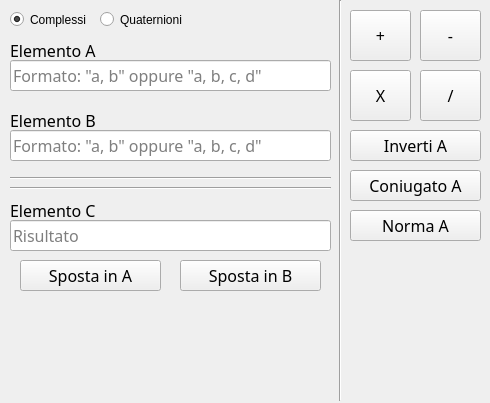
<?xml version="1.0" encoding="UTF-8"?>
<ui version="4.0">
 <class>NumbersCalculator</class>
 <widget class="QWidget" name="NumbersCalculator">
  <property name="geometry">
   <rect>
    <x>0</x>
    <y>0</y>
    <width>490</width>
    <height>403</height>
   </rect>
  </property>
  <property name="windowTitle">
   <string>Form</string>
  </property>
  <widget class="QLabel" name="labelElementA">
   <property name="geometry">
    <rect>
     <x>10</x>
     <y>40</y>
     <width>321</width>
     <height>21</height>
    </rect>
   </property>
   <property name="font">
    <font>
     <family>Microsoft JhengHei Light</family>
     <pointsize>12</pointsize>
    </font>
   </property>
   <property name="text">
    <string>Elemento A</string>
   </property>
  </widget>
  <widget class="QLineEdit" name="lineEditElementA">
   <property name="geometry">
    <rect>
     <x>10</x>
     <y>60</y>
     <width>321</width>
     <height>31</height>
    </rect>
   </property>
   <property name="font">
    <font>
     <family>Microsoft JhengHei Light</family>
     <pointsize>12</pointsize>
    </font>
   </property>
   <property name="placeholderText">
    <string>Formato: &quot;a, b&quot; oppure &quot;a, b, c, d&quot;</string>
   </property>
  </widget>
  <widget class="Line" name="line">
   <property name="geometry">
    <rect>
     <x>330</x>
     <y>0</y>
     <width>20</width>
     <height>401</height>
    </rect>
   </property>
   <property name="font">
    <font>
     <family>Microsoft JhengHei Light</family>
     <pointsize>12</pointsize>
    </font>
   </property>
   <property name="orientation">
    <enum>Qt::Vertical</enum>
   </property>
  </widget>
  <widget class="QLineEdit" name="lineEditElementB">
   <property name="geometry">
    <rect>
     <x>10</x>
     <y>130</y>
     <width>321</width>
     <height>31</height>
    </rect>
   </property>
   <property name="font">
    <font>
     <family>Microsoft JhengHei Light</family>
     <pointsize>12</pointsize>
    </font>
   </property>
   <property name="placeholderText">
    <string>Formato: &quot;a, b&quot; oppure &quot;a, b, c, d&quot;</string>
   </property>
  </widget>
  <widget class="QLabel" name="labelElementB">
   <property name="geometry">
    <rect>
     <x>10</x>
     <y>110</y>
     <width>321</width>
     <height>21</height>
    </rect>
   </property>
   <property name="font">
    <font>
     <family>Microsoft JhengHei Light</family>
     <pointsize>12</pointsize>
    </font>
   </property>
   <property name="text">
    <string>Elemento B</string>
   </property>
  </widget>
  <widget class="QLineEdit" name="lineEditElementC">
   <property name="enabled">
    <bool>true</bool>
   </property>
   <property name="geometry">
    <rect>
     <x>10</x>
     <y>220</y>
     <width>321</width>
     <height>31</height>
    </rect>
   </property>
   <property name="font">
    <font>
     <family>Microsoft JhengHei Light</family>
     <pointsize>12</pointsize>
    </font>
   </property>
   <property name="readOnly">
    <bool>true</bool>
   </property>
   <property name="placeholderText">
    <string>Risultato</string>
   </property>
  </widget>
  <widget class="QLabel" name="labelElementC">
   <property name="geometry">
    <rect>
     <x>10</x>
     <y>200</y>
     <width>321</width>
     <height>21</height>
    </rect>
   </property>
   <property name="font">
    <font>
     <family>Microsoft JhengHei Light</family>
     <pointsize>12</pointsize>
    </font>
   </property>
   <property name="text">
    <string>Elemento C</string>
   </property>
  </widget>
  <widget class="QPushButton" name="btnSomma">
   <property name="geometry">
    <rect>
     <x>350</x>
     <y>10</y>
     <width>61</width>
     <height>51</height>
    </rect>
   </property>
   <property name="font">
    <font>
     <family>Microsoft JhengHei Light</family>
     <pointsize>12</pointsize>
    </font>
   </property>
   <property name="text">
    <string>+</string>
   </property>
  </widget>
  <widget class="Line" name="line_2">
   <property name="geometry">
    <rect>
     <x>10</x>
     <y>170</y>
     <width>321</width>
     <height>16</height>
    </rect>
   </property>
   <property name="font">
    <font>
     <family>Microsoft JhengHei Light</family>
     <pointsize>12</pointsize>
    </font>
   </property>
   <property name="orientation">
    <enum>Qt::Horizontal</enum>
   </property>
  </widget>
  <widget class="Line" name="line_3">
   <property name="geometry">
    <rect>
     <x>10</x>
     <y>180</y>
     <width>321</width>
     <height>16</height>
    </rect>
   </property>
   <property name="font">
    <font>
     <family>Microsoft JhengHei Light</family>
     <pointsize>12</pointsize>
    </font>
   </property>
   <property name="orientation">
    <enum>Qt::Horizontal</enum>
   </property>
  </widget>
  <widget class="QPushButton" name="btnSottrazione">
   <property name="geometry">
    <rect>
     <x>420</x>
     <y>10</y>
     <width>61</width>
     <height>51</height>
    </rect>
   </property>
   <property name="font">
    <font>
     <family>Microsoft JhengHei Light</family>
     <pointsize>12</pointsize>
    </font>
   </property>
   <property name="text">
    <string>-</string>
   </property>
  </widget>
  <widget class="QPushButton" name="btnDivisione">
   <property name="geometry">
    <rect>
     <x>420</x>
     <y>70</y>
     <width>61</width>
     <height>51</height>
    </rect>
   </property>
   <property name="font">
    <font>
     <family>Microsoft JhengHei Light</family>
     <pointsize>12</pointsize>
    </font>
   </property>
   <property name="text">
    <string>/</string>
   </property>
  </widget>
  <widget class="QPushButton" name="btnMoltiplicazione">
   <property name="geometry">
    <rect>
     <x>350</x>
     <y>70</y>
     <width>61</width>
     <height>51</height>
    </rect>
   </property>
   <property name="font">
    <font>
     <family>Microsoft JhengHei Light</family>
     <pointsize>12</pointsize>
    </font>
   </property>
   <property name="text">
    <string>X</string>
   </property>
  </widget>
  <widget class="QPushButton" name="btnInverso">
   <property name="geometry">
    <rect>
     <x>350</x>
     <y>130</y>
     <width>131</width>
     <height>31</height>
    </rect>
   </property>
   <property name="font">
    <font>
     <family>Microsoft JhengHei Light</family>
     <pointsize>12</pointsize>
    </font>
   </property>
   <property name="text">
    <string>Inverti A</string>
   </property>
  </widget>
  <widget class="QPushButton" name="btnConiugato">
   <property name="geometry">
    <rect>
     <x>350</x>
     <y>170</y>
     <width>131</width>
     <height>31</height>
    </rect>
   </property>
   <property name="font">
    <font>
     <family>Microsoft JhengHei Light</family>
     <pointsize>12</pointsize>
    </font>
   </property>
   <property name="text">
    <string>Coniugato A</string>
   </property>
  </widget>
  <widget class="QPushButton" name="btnNorma">
   <property name="geometry">
    <rect>
     <x>350</x>
     <y>210</y>
     <width>131</width>
     <height>31</height>
    </rect>
   </property>
   <property name="font">
    <font>
     <family>Microsoft JhengHei Light</family>
     <pointsize>12</pointsize>
    </font>
   </property>
   <property name="text">
    <string>Norma A</string>
   </property>
  </widget>
  <widget class="QPushButton" name="btnMoveToA">
   <property name="geometry">
    <rect>
     <x>20</x>
     <y>260</y>
     <width>141</width>
     <height>31</height>
    </rect>
   </property>
   <property name="font">
    <font>
     <family>Microsoft JhengHei Light</family>
     <pointsize>12</pointsize>
    </font>
   </property>
   <property name="text">
    <string>Sposta in A</string>
   </property>
  </widget>
  <widget class="QPushButton" name="btnMoveToB">
   <property name="geometry">
    <rect>
     <x>180</x>
     <y>260</y>
     <width>141</width>
     <height>31</height>
    </rect>
   </property>
   <property name="font">
    <font>
     <family>Microsoft JhengHei Light</family>
     <pointsize>12</pointsize>
    </font>
   </property>
   <property name="text">
    <string>Sposta in B</string>
   </property>
  </widget>
  <widget class="QRadioButton" name="rbtnComplex">
   <property name="geometry">
    <rect>
     <x>10</x>
     <y>10</y>
     <width>84</width>
     <height>19</height>
    </rect>
   </property>
   <property name="text">
    <string>Complessi</string>
   </property>
   <property name="checked">
    <bool>true</bool>
   </property>
  </widget>
  <widget class="QRadioButton" name="rbtnQuaternion">
   <property name="geometry">
    <rect>
     <x>100</x>
     <y>10</y>
     <width>84</width>
     <height>19</height>
    </rect>
   </property>
   <property name="text">
    <string>Quaternioni</string>
   </property>
   <property name="checked">
    <bool>false</bool>
   </property>
  </widget>
 </widget>
 <resources/>
 <connections/>
</ui>
